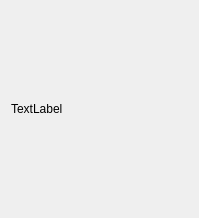
<?xml version="1.0" encoding="UTF-8"?>
<ui version="4.0">
 <class>info_dialog</class>
 <widget class="QDialog" name="info_dialog">
  <property name="geometry">
   <rect>
    <x>0</x>
    <y>0</y>
    <width>199</width>
    <height>218</height>
   </rect>
  </property>
  <property name="windowTitle">
   <string>Dialog</string>
  </property>
  <layout class="QVBoxLayout" name="verticalLayout">
   <item>
    <widget class="QLabel" name="label">
     <property name="text">
      <string>TextLabel</string>
     </property>
    </widget>
   </item>
  </layout>
 </widget>
 <resources/>
 <connections/>
</ui>
